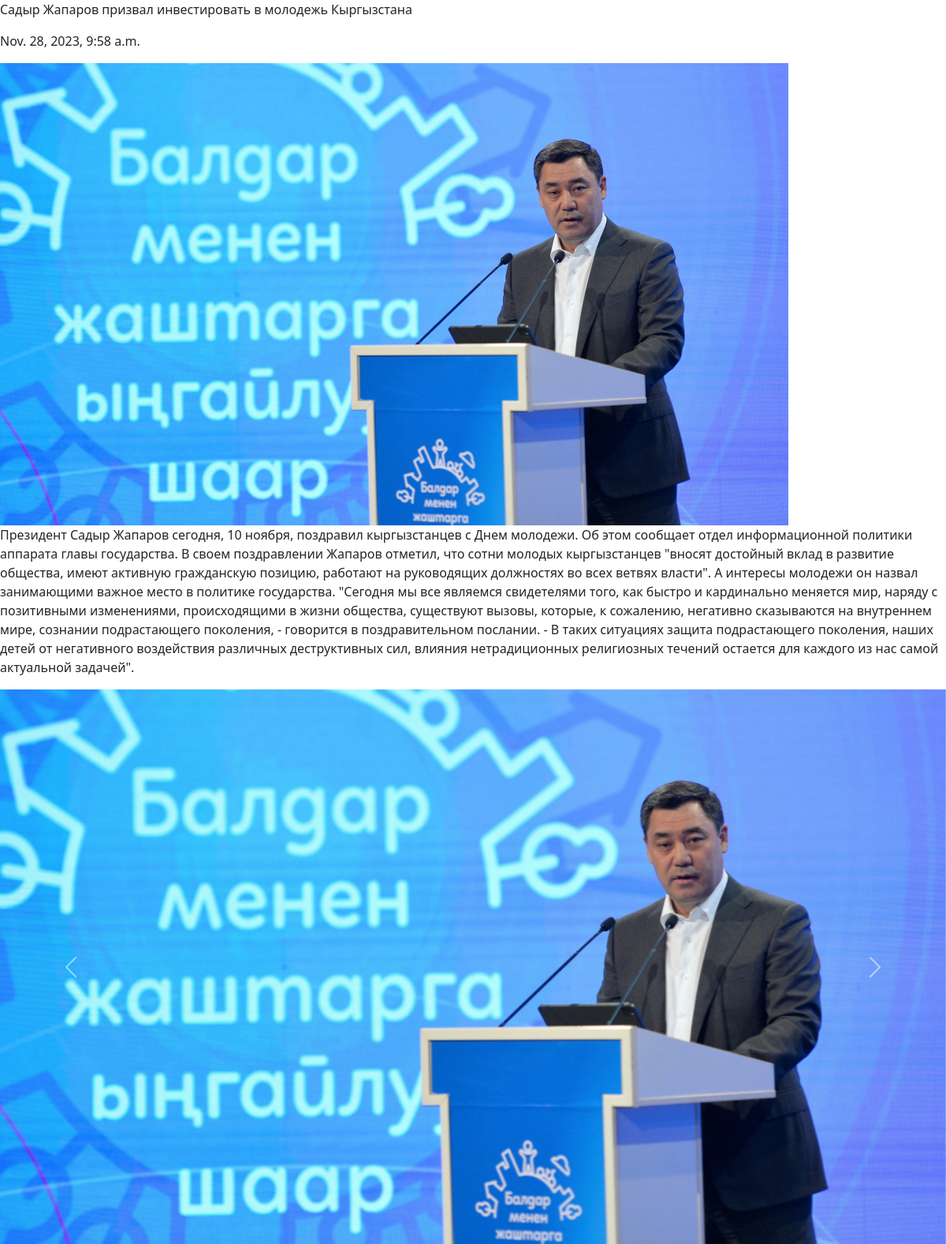
Page /4/ on the committed database.
### main/models.py (models this page shows)
class News(models.Model):
    title = models.CharField(max_length=100)
    picture = models.ImageField(blank=True, null=True)
    text = models.TextField(blank=True, null=True)
    data = models.DateTimeField(auto_now=True)

### main/views.py (the view)
# urls.py: path('<int:pk>/', views.NewsDetailView.as_view(), name='mydetail'),
class NewsDetailView(DetailView):
    model = News
    template_name = 'detail.html'
    context_object_name = 'news'
    def get_context_data(self, **kwargs):
        context = super().get_context_data(**kwargs)
        context['images'] = self.object.image_set.all()
        return context

### templates/detail.html (shortened to what this page needs)
{% load static %}
<!DOCTYPE html>
<html lang="en">
<head>
    <link href="https://cdn.jsdelivr.net/npm/bootstrap@5.3.2/dist/css/bootstrap.min.css" rel="stylesheet"
>
</head>
<body class="main">
<p>{{news.title}}</p>
<p>{{news.data}}</p>
<img src="{{news.picture.url}}">
<p>{{news.text}}</p>
<div id="carouselExampleControls" class="carousel slide" data-bs-ride="carousel">
    <div class="carousel-inner">
        <div class="carousel-item active">
            <img src="{{news.picture.url}}" class="d-block w-100" alt="...">
        </div>
    </div>
    <button class="carousel-control-prev" type="button" data-bs-target="#carouselExampleControls" data-bs-slide="prev">
        <span class="carousel-control-prev-icon" aria-hidden="true"></span>
    </button>
    <button class="carousel-control-next" type="button" data-bs-target="#carouselExampleControls" data-bs-slide="next">
        <span class="carousel-control-next-icon" aria-hidden="true"></span>
    </button>
</div>
</body>
</html>

### rows in the picture
News: title "Садыр Жапаров призвал инвестировать в молодежь Кыргызстана", data "Nov. 28, 2023, 9:58 a.m.", picture (picture), text "Президент Садыр Жапаров сегодня, 10 ноября, поздравил кыргызстанцев с Днем молодежи. Об этом сообщает отдел информационной политики аппарата главы государства. В своем поздравлении Жапаров отметил, что сотни молодых кыргызстанцев \"вносят достойный вклад в развитие общества, имеют активную гражданскую позицию, работают на руководящих должностях во всех ветвях власти\". А интересы молодежи он назвал занимающими важное место в политике государства. \"Сегодня мы все являемся свидетелями того, как быстро и кардинально меняется мир, наряду с позитивными изменениями, происходящими в жизни общества, существуют вызовы, которые, к сожалению, негативно сказываются на внутреннем мире, сознании…"
